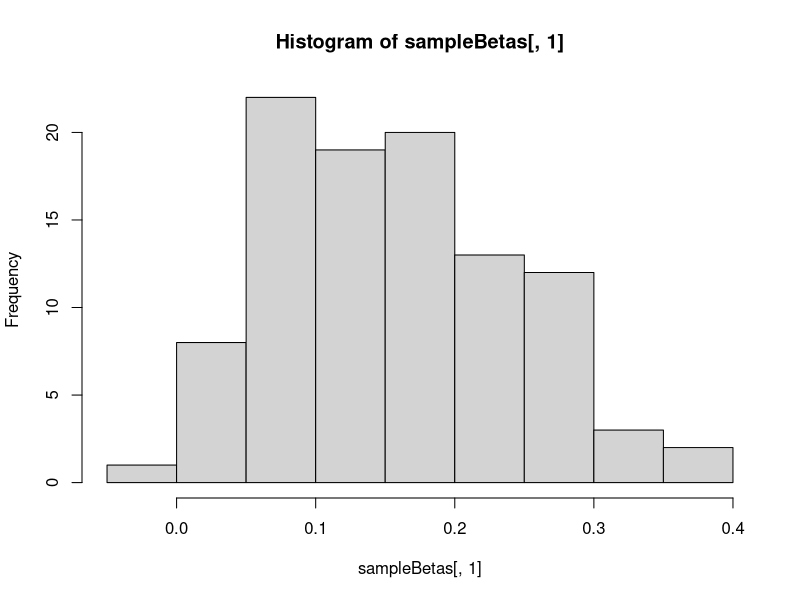
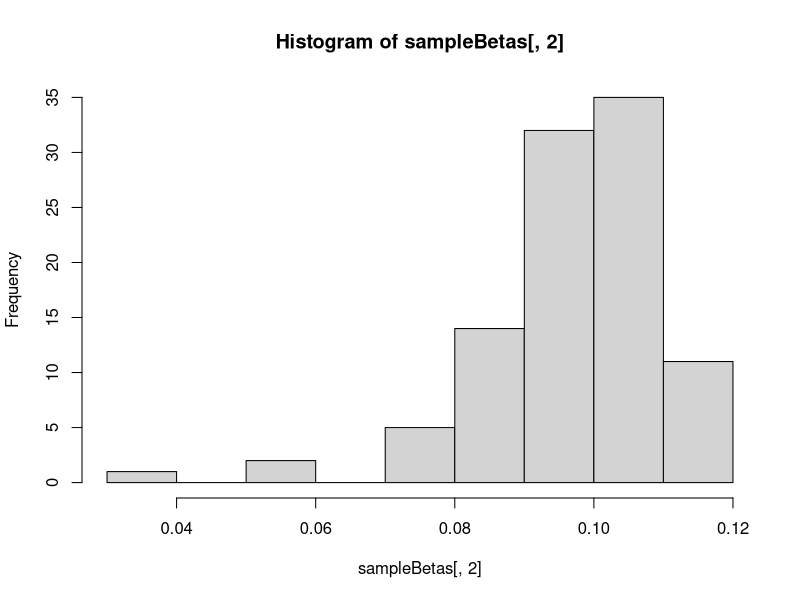
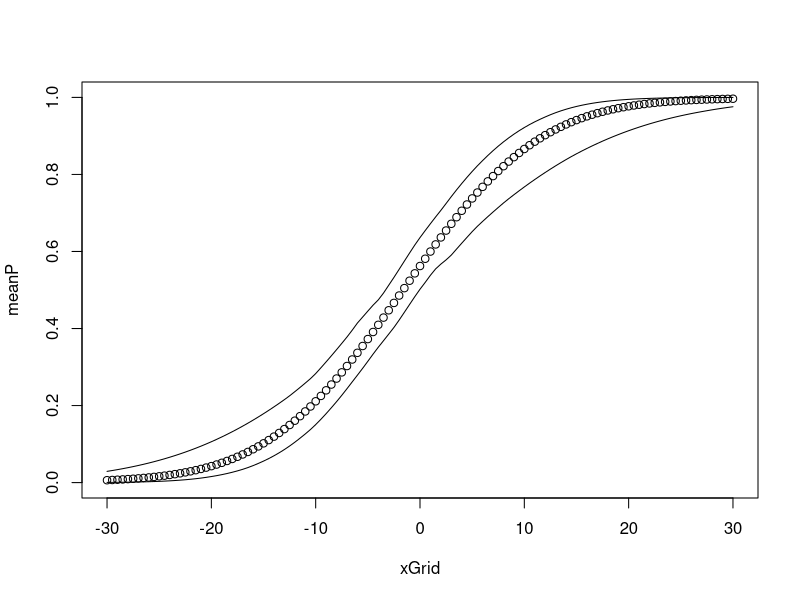
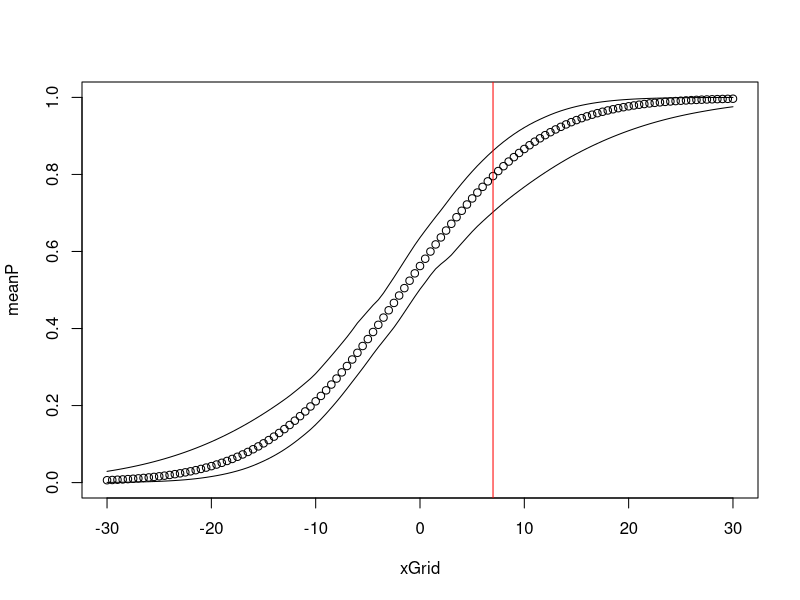
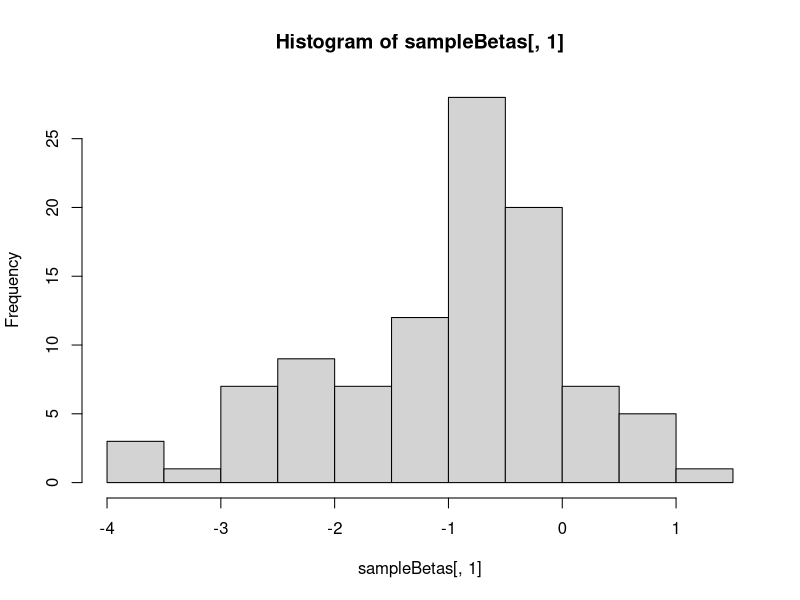
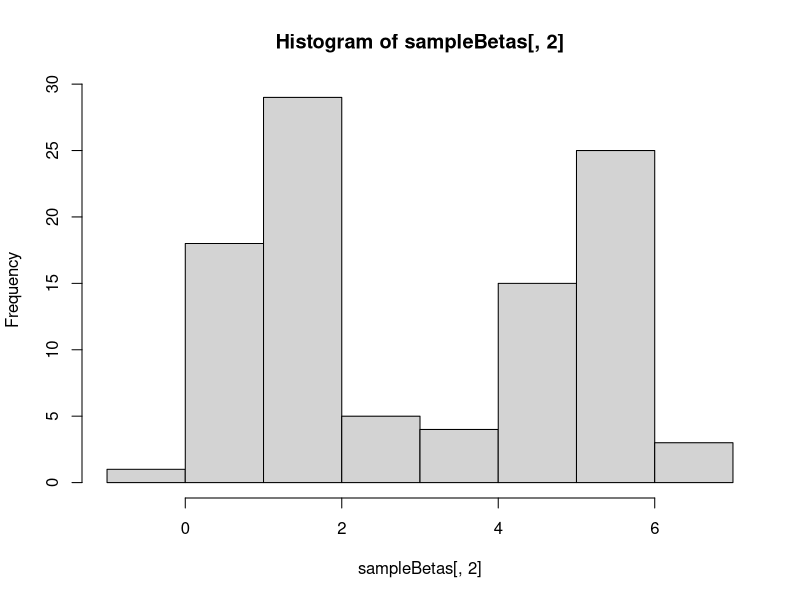
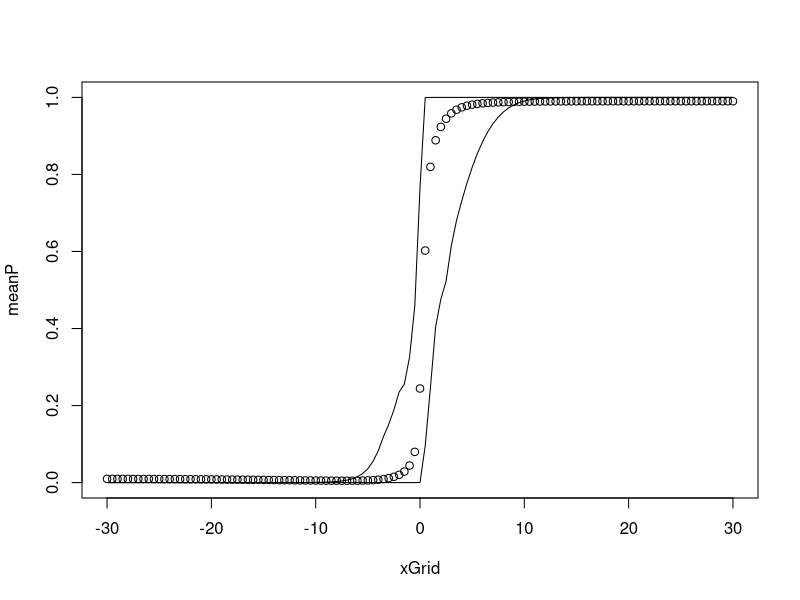

Source code (R) for these figures, in order:
## ---- chunk 1
knitr::opts_chunk$set(echo = TRUE)
## ---- chunk 2
# Import Libraries 
library(tidyverse)
## ---- chunk 3
# Load in data 
footballdata <- read.table("NFL2010_pres5.txt", head = T, sep = ",")
## ---- chunk 4
modeldata <- footballdata %>%
  mutate(response1 = case_when(
    Home.win == "home win" ~ 1,
    Home.win == "road win" ~ 0
  ))
## ---- chunk 5
# initialize parameters 
x = modeldata$Halftime.H.R
X = cbind(1,x) # m by 2 covariate matrix 
y = modeldata$response1
theta = 0*y
V = solve(t(X)%*%{X})
rtV = t(chol(V)) 

# when y is zero want thetas negative
theta[y == 0] = qnorm(runif(sum(y==0), 0, 0.5))
# when y is 1 want thetas positives
theta[y == 1] = qnorm(runif(sum(y==1), 0.5, 1))

# will store the beta values 
sampleBetas = matrix(0,ncol = 2, nrow = 100)

# for 100 iterations 
for (i in 1:100) {
  # sample each parameter from its conditional dist
  # for beta 
  Betahat = V%*%t(X)%*%theta
  Beta = Betahat+rtV%*%rnorm(2) # taking V ^1/2 times Z is distributed as N(0,V)
  # for theta 
  mu = X%*%Beta
  z = 0*mu
  z[y==0] = qnorm(runif(sum(y==0), 0,pnorm(-mu[y==0])))
  z[y==1] = qnorm(runif(sum(y==1),pnorm(-mu[y==1]),1))
  theta = mu + z
  # add sample betas to matrix
  sampleBetas[i,] = Beta # putting the values of betas in the i'th row of the matrix 
}

sampleBetas
## ---- chunk 6
cor(sampleBetas[-1,2], sampleBetas[-100,2])
## ---- chunk 7
# historgram of output
hist(sampleBetas[,1])
hist(sampleBetas[,2])
## ---- chunk 8
# getting the means for both Beta 0 and Beta 1
apply(sampleBetas, 2, mean)
## ---- chunk 9
probit_model <- glm(response1 ~ Halftime.H.R, data = modeldata,family = "binomial")
summary(probit_model)
## ---- chunk 10
xGrid = seq(-30,30,0.5)
probMap = matrix(0, ncol = length(xGrid), nrow = 100)

for (i in 1:100){
  for (j in 1:length(xGrid)){
      # regression line with the estimates 
      mu = sampleBetas[i,1] + xGrid[j]*sampleBetas[i,2]
      probMap[i,j] = pnorm(mu) 
  }
}

# get the lower 5 percent of samples
lower025 = apply(probMap, 2, quantile, 0.025)
# get the upper 5 percent of values 
upper975 = apply(probMap, 2, quantile, 0.975)


meanP = apply(probMap, 2, mean)

plot(xGrid, meanP, ylim = c(0,1))
lines(xGrid, lower025)
lines(xGrid, upper975)
## ---- chunk 11
plot(xGrid, meanP, ylim = c(0,1))
lines(xGrid, lower025)
lines(xGrid, upper975)
abline(v = 7, col = "red")
## ---- chunk 12
# initialize parameters 
x = c(-2,-1,0,1,2)
X = cbind(1,x) # m by 2 covariate matrix 
y = c(0,0,0,1,1)
theta = 0*y
V = solve(t(X)%*%{X})
rtV = t(chol(V)) 

# when y is zero want thetas negative
theta[y == 0] = qnorm(runif(sum(y==0), 0, 0.5))
# when y is 1 want thetas positives
theta[y == 1] = qnorm(runif(sum(y==1), 0.5, 1))

# will store the beta values 
sampleBetas = matrix(0,ncol = 2, nrow = 100)

# for 100 iterations 
for (i in 1:100) {
  # sample each parameter from its conditional dist
  # for beta 
  Betahat = V%*%t(X)%*%theta
  Beta = Betahat+rtV%*%rnorm(2) # taking V ^1/2 times Z is distributed as N(0,V)
  # for theta 
  mu = X%*%Beta
  z = 0*mu
  z[y==0] = qnorm(runif(sum(y==0), 0,pnorm(-mu[y==0])))
  z[y==1] = qnorm(runif(sum(y==1),pnorm(-mu[y==1]),1))
  theta = mu + z
  # add sample betas to matrix
  sampleBetas[i,] = Beta # putting the values of betas in the i'th row of the matrix 
}

sampleBetas
## ---- chunk 13
# historgram of output
hist(sampleBetas[,1])
hist(sampleBetas[,2])
## ---- chunk 14
# getting the means for both Beta 0 and Beta 1
apply(sampleBetas, 2, mean)
## ---- chunk 15
xGrid = seq(-30,30,0.5)
probMap = matrix(0, ncol = length(xGrid), nrow = 100)

for (i in 1:100){
  for (j in 1:length(xGrid)){
      # regression line with the estimates 
      mu = sampleBetas[i,1] + xGrid[j]*sampleBetas[i,2]
      probMap[i,j] = pnorm(mu) 
  }
}

# get the lower 5 percent of samples
lower025 = apply(probMap, 2, quantile, 0.025)
# get the upper 5 percent of values 
upper975 = apply(probMap, 2, quantile, 0.975)


meanP = apply(probMap, 2, mean)

plot(xGrid, meanP, ylim = c(0,1))
lines(xGrid, lower025)
lines(xGrid, upper975)
